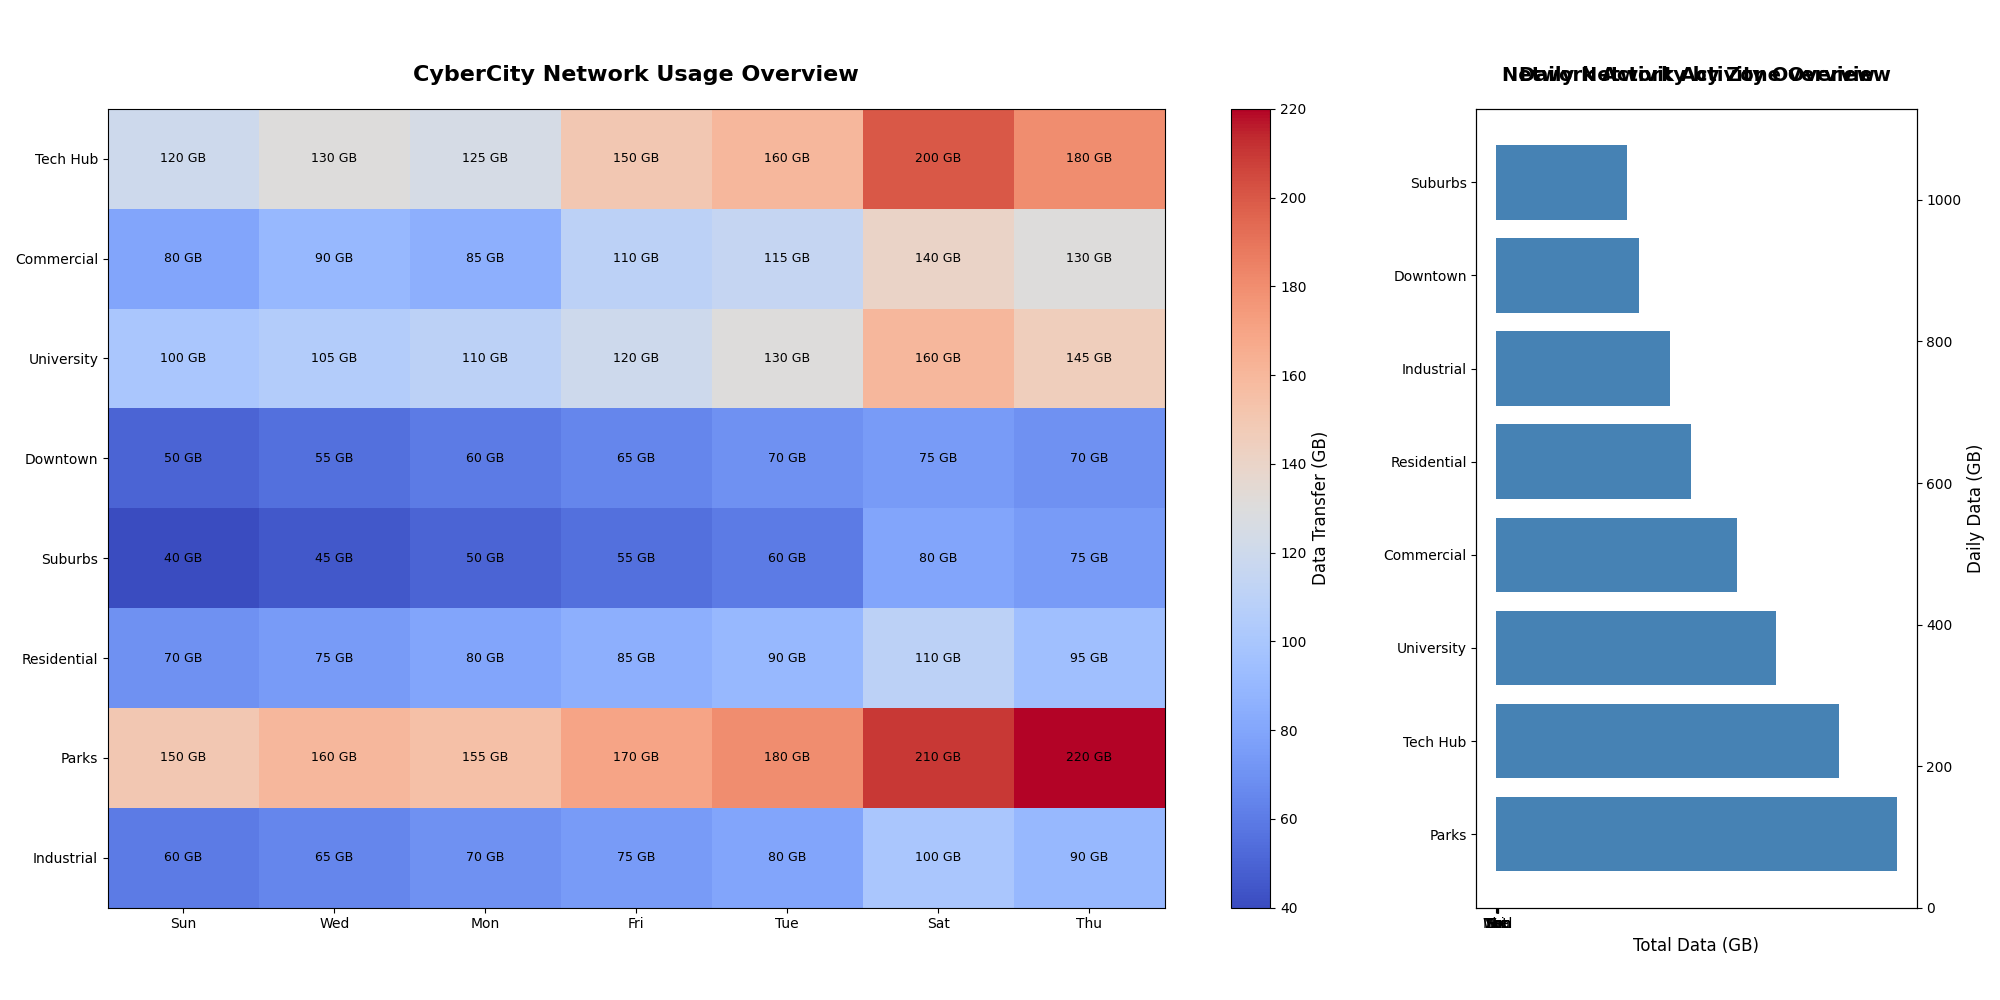

Here is the Python script that generated this plot:
import matplotlib.pyplot as plt
import numpy as np

city_zones = ["Tech Hub", "Commercial", "University", "Downtown", "Suburbs", "Residential", "Parks", "Industrial"]
days = ["Sun", "Wed", "Mon", "Fri", "Tue", "Sat", "Thu"]

activity_data = np.array([
    [120, 130, 125, 150, 160, 200, 180],
    [80, 90, 85, 110, 115, 140, 130],
    [100, 105, 110, 120, 130, 160, 145],
    [50, 55, 60, 65, 70, 75, 70],
    [40, 45, 50, 55, 60, 80, 75],
    [70, 75, 80, 85, 90, 110, 95],
    [150, 160, 155, 170, 180, 210, 220], 
    [60, 65, 70, 75, 80, 100, 90]
])

fig, (ax1, ax2) = plt.subplots(1, 2, figsize=(20, 10), gridspec_kw={'width_ratios': [3, 1]})

heatmap = ax1.imshow(activity_data, cmap='coolwarm', aspect='auto')
ax1.set_xticks(np.arange(len(days)))
ax1.set_xticklabels(days)
ax1.set_yticks(np.arange(len(city_zones)))
ax1.set_yticklabels(city_zones)
ax1.set_title('CyberCity Network Usage Overview', fontsize=16, fontweight='bold', pad=20)

for i in range(len(city_zones)):
    for j in range(len(days)):
        ax1.text(j, i, f'{activity_data[i, j]} GB', va='center', ha='center', color='black', fontsize=9)

cbar = fig.colorbar(heatmap, ax=ax1, orientation='vertical')
cbar.set_label('Data Transfer (GB)', fontsize=12)

total_activity_by_zone = activity_data.sum(axis=1)
total_activity_by_day = activity_data.sum(axis=0)

# Sort total activity by zone in descending order
sorted_indices_zones = np.argsort(total_activity_by_zone)[::-1]
sorted_zones = [city_zones[i] for i in sorted_indices_zones]
sorted_activity_by_zone = total_activity_by_zone[sorted_indices_zones]

# Plot sorted bar chart for zones
ax2.barh(np.arange(len(sorted_zones)), sorted_activity_by_zone, color='steelblue')
ax2.set_yticks(np.arange(len(sorted_zones)))
ax2.set_yticklabels(sorted_zones)
ax2.set_xlabel('Total Data (GB)', fontsize=12)
ax2.set_title('Network Activity by Zone Overview', fontsize=14, fontweight='bold', pad=20)

# Sort total activity by day in descending order
sorted_indices_days = np.argsort(total_activity_by_day)[::-1]
sorted_days = [days[i] for i in sorted_indices_days]
sorted_activity_by_day = total_activity_by_day[sorted_indices_days]

# Plot sorted bar chart for days
ax2_2 = ax2.twinx()
ax2_2.bar(np.arange(len(sorted_days)), sorted_activity_by_day, alpha=0.7, color='orange', width=0.3, align='center')
ax2_2.set_xticks(np.arange(len(sorted_days)))
ax2_2.set_xticklabels(sorted_days)
ax2_2.set_ylabel('Daily Data (GB)', fontsize=12)
ax2_2.set_title('Daily Network Activity Overview', fontsize=14, fontweight='bold', pad=20)

plt.tight_layout(rect=[0, 0.03, 1, 0.95])
plt.show()
